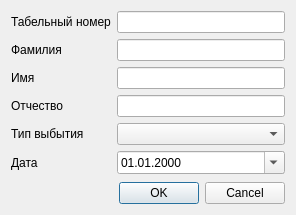
<?xml version="1.0" encoding="UTF-8"?>
<ui version="4.0">
 <class>DialogVibSotr</class>
 <widget class="QDialog" name="DialogVibSotr">
  <property name="geometry">
   <rect>
    <x>0</x>
    <y>0</y>
    <width>296</width>
    <height>215</height>
   </rect>
  </property>
  <property name="windowTitle">
   <string>Оформление выбытия сотрудника</string>
  </property>
  <layout class="QVBoxLayout" name="verticalLayout">
   <item>
    <layout class="QGridLayout" name="gridLayout">
     <item row="0" column="0">
      <widget class="QLabel" name="labelTabNum">
       <property name="text">
        <string>Табельный номер</string>
       </property>
      </widget>
     </item>
     <item row="1" column="0">
      <widget class="QLabel" name="labelLastName">
       <property name="text">
        <string>Фамилия</string>
       </property>
      </widget>
     </item>
     <item row="2" column="0">
      <widget class="QLabel" name="labelFirstName">
       <property name="text">
        <string>Имя</string>
       </property>
      </widget>
     </item>
     <item row="3" column="0">
      <widget class="QLabel" name="labelMidName">
       <property name="text">
        <string>Отчество</string>
       </property>
      </widget>
     </item>
     <item row="4" column="0">
      <widget class="QLabel" name="labelMember">
       <property name="text">
        <string>Тип выбытия</string>
       </property>
      </widget>
     </item>
     <item row="5" column="0">
      <widget class="QLabel" name="labelDate">
       <property name="text">
        <string>Дата</string>
       </property>
      </widget>
     </item>
     <item row="0" column="1">
      <widget class="QLineEdit" name="lineEditTabNum">
       <property name="readOnly">
        <bool>true</bool>
       </property>
      </widget>
     </item>
     <item row="1" column="1">
      <widget class="QLineEdit" name="lineEditLastName">
       <property name="readOnly">
        <bool>true</bool>
       </property>
      </widget>
     </item>
     <item row="2" column="1">
      <widget class="QLineEdit" name="lineEditFirstName">
       <property name="readOnly">
        <bool>true</bool>
       </property>
      </widget>
     </item>
     <item row="3" column="1">
      <widget class="QLineEdit" name="lineEditMidName">
       <property name="readOnly">
        <bool>true</bool>
       </property>
      </widget>
     </item>
     <item row="4" column="1">
      <widget class="QComboBox" name="comboBoxMember"/>
     </item>
     <item row="5" column="1">
      <widget class="QDateEdit" name="dateEditDate">
       <property name="displayFormat">
        <string>dd.MM.yyyy</string>
       </property>
       <property name="calendarPopup">
        <bool>true</bool>
       </property>
      </widget>
     </item>
    </layout>
   </item>
   <item>
    <spacer name="verticalSpacer">
     <property name="orientation">
      <enum>Qt::Vertical</enum>
     </property>
     <property name="sizeHint" stdset="0">
      <size>
       <width>20</width>
       <height>40</height>
      </size>
     </property>
    </spacer>
   </item>
   <item>
    <widget class="QDialogButtonBox" name="buttonBox">
     <property name="orientation">
      <enum>Qt::Horizontal</enum>
     </property>
     <property name="standardButtons">
      <set>QDialogButtonBox::Cancel|QDialogButtonBox::Ok</set>
     </property>
    </widget>
   </item>
  </layout>
 </widget>
 <tabstops>
  <tabstop>lineEditTabNum</tabstop>
  <tabstop>lineEditLastName</tabstop>
  <tabstop>lineEditFirstName</tabstop>
  <tabstop>lineEditMidName</tabstop>
  <tabstop>comboBoxMember</tabstop>
  <tabstop>dateEditDate</tabstop>
  <tabstop>buttonBox</tabstop>
 </tabstops>
 <resources/>
 <connections>
  <connection>
   <sender>buttonBox</sender>
   <signal>accepted()</signal>
   <receiver>DialogVibSotr</receiver>
   <slot>accept()</slot>
   <hints>
    <hint type="sourcelabel">
     <x>248</x>
     <y>254</y>
    </hint>
    <hint type="destinationlabel">
     <x>157</x>
     <y>274</y>
    </hint>
   </hints>
  </connection>
  <connection>
   <sender>buttonBox</sender>
   <signal>rejected()</signal>
   <receiver>DialogVibSotr</receiver>
   <slot>reject()</slot>
   <hints>
    <hint type="sourcelabel">
     <x>316</x>
     <y>260</y>
    </hint>
    <hint type="destinationlabel">
     <x>286</x>
     <y>274</y>
    </hint>
   </hints>
  </connection>
 </connections>
</ui>
